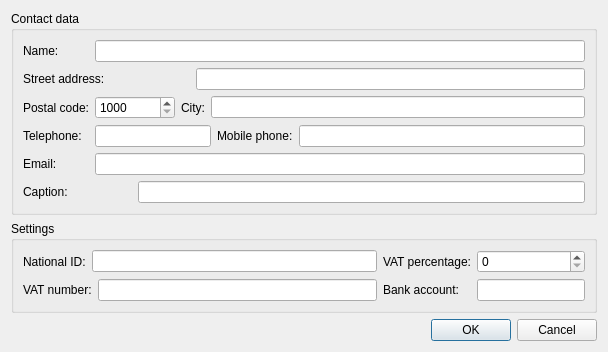
<?xml version="1.0" encoding="UTF-8"?>
<ui version="4.0">
 <class>Settings</class>
 <widget class="QDialog" name="Settings">
  <property name="windowModality">
   <enum>Qt::WindowModal</enum>
  </property>
  <property name="geometry">
   <rect>
    <x>0</x>
    <y>0</y>
    <width>608</width>
    <height>333</height>
   </rect>
  </property>
  <property name="contextMenuPolicy">
   <enum>Qt::DefaultContextMenu</enum>
  </property>
  <property name="windowTitle">
   <string>Settings</string>
  </property>
  <property name="windowIcon">
   <iconset resource="../icons.qrc">
    <normaloff>:/icons/agt_softwareD-64.png</normaloff>:/icons/agt_softwareD-64.png</iconset>
  </property>
  <property name="locale">
   <locale language="Dutch" country="Belgium"/>
  </property>
  <property name="modal">
   <bool>true</bool>
  </property>
  <layout class="QGridLayout" name="gridLayout_3">
   <item row="0" column="0">
    <widget class="QGroupBox" name="g_contactData">
     <property name="title">
      <string>Contact data</string>
     </property>
     <layout class="QGridLayout" name="gridLayout">
      <item row="0" column="0">
       <widget class="QLabel" name="l_name">
        <property name="text">
         <string>Name:</string>
        </property>
       </widget>
      </item>
      <item row="0" column="1" colspan="7">
       <widget class="QLineEdit" name="m_name"/>
      </item>
      <item row="1" column="0" colspan="4">
       <widget class="QLabel" name="l_street">
        <property name="text">
         <string>Street address:</string>
        </property>
       </widget>
      </item>
      <item row="1" column="4" colspan="4">
       <widget class="QLineEdit" name="m_street"/>
      </item>
      <item row="2" column="0">
       <widget class="QLabel" name="l_postalCode">
        <property name="text">
         <string>Postal code:</string>
        </property>
       </widget>
      </item>
      <item row="2" column="1" colspan="2">
       <widget class="QSpinBox" name="m_postalCode">
        <property name="sizePolicy">
         <sizepolicy hsizetype="Preferred" vsizetype="Fixed">
          <horstretch>0</horstretch>
          <verstretch>0</verstretch>
         </sizepolicy>
        </property>
        <property name="minimumSize">
         <size>
          <width>80</width>
          <height>0</height>
         </size>
        </property>
        <property name="minimum">
         <number>1000</number>
        </property>
        <property name="maximum">
         <number>9999</number>
        </property>
       </widget>
      </item>
      <item row="2" column="3" colspan="2">
       <widget class="QLabel" name="l_city">
        <property name="text">
         <string>City:</string>
        </property>
       </widget>
      </item>
      <item row="2" column="5" colspan="3">
       <widget class="QLineEdit" name="m_city"/>
      </item>
      <item row="3" column="0">
       <widget class="QLabel" name="l_telephone">
        <property name="text">
         <string>Telephone:</string>
        </property>
       </widget>
      </item>
      <item row="3" column="1" colspan="5">
       <widget class="QLineEdit" name="m_telephone"/>
      </item>
      <item row="3" column="6">
       <widget class="QLabel" name="l_mobilePhone">
        <property name="text">
         <string>Mobile phone:</string>
        </property>
       </widget>
      </item>
      <item row="3" column="7">
       <widget class="QLineEdit" name="m_mobilePhone"/>
      </item>
      <item row="4" column="0">
       <widget class="QLabel" name="l_email">
        <property name="text">
         <string>Email:</string>
        </property>
       </widget>
      </item>
      <item row="4" column="1" colspan="7">
       <widget class="QLineEdit" name="m_email"/>
      </item>
      <item row="5" column="0" colspan="2">
       <widget class="QLabel" name="l_caption">
        <property name="text">
         <string>Caption:</string>
        </property>
       </widget>
      </item>
      <item row="5" column="2" colspan="6">
       <widget class="QLineEdit" name="m_caption"/>
      </item>
     </layout>
    </widget>
   </item>
   <item row="1" column="0">
    <widget class="QGroupBox" name="g_settings">
     <property name="title">
      <string>Settings</string>
     </property>
     <layout class="QGridLayout" name="gridLayout_2">
      <item row="0" column="0">
       <widget class="QLabel" name="l_nationalId">
        <property name="text">
         <string>National ID:</string>
        </property>
       </widget>
      </item>
      <item row="0" column="1" colspan="2">
       <widget class="QLineEdit" name="m_nationalId"/>
      </item>
      <item row="0" column="3">
       <widget class="QLabel" name="l_vatPercentage">
        <property name="text">
         <string>VAT percentage:</string>
        </property>
       </widget>
      </item>
      <item row="0" column="4">
       <widget class="QSpinBox" name="m_vatPercentage">
        <property name="sizePolicy">
         <sizepolicy hsizetype="Preferred" vsizetype="Fixed">
          <horstretch>0</horstretch>
          <verstretch>0</verstretch>
         </sizepolicy>
        </property>
        <property name="maximumSize">
         <size>
          <width>200</width>
          <height>16777215</height>
         </size>
        </property>
       </widget>
      </item>
      <item row="1" column="0" colspan="2">
       <widget class="QLabel" name="l_vatNumber">
        <property name="text">
         <string>VAT number:</string>
        </property>
       </widget>
      </item>
      <item row="1" column="2">
       <widget class="QLineEdit" name="m_vatNumber"/>
      </item>
      <item row="1" column="3">
       <widget class="QLabel" name="l_bankAccount">
        <property name="text">
         <string>Bank account:</string>
        </property>
       </widget>
      </item>
      <item row="1" column="4">
       <widget class="QLineEdit" name="m_bankAccount">
        <property name="sizePolicy">
         <sizepolicy hsizetype="Preferred" vsizetype="Fixed">
          <horstretch>0</horstretch>
          <verstretch>0</verstretch>
         </sizepolicy>
        </property>
       </widget>
      </item>
     </layout>
    </widget>
   </item>
   <item row="2" column="0">
    <spacer name="verticalSpacer">
     <property name="orientation">
      <enum>Qt::Vertical</enum>
     </property>
     <property name="sizeHint" stdset="0">
      <size>
       <width>20</width>
       <height>3</height>
      </size>
     </property>
    </spacer>
   </item>
   <item row="3" column="0">
    <widget class="QDialogButtonBox" name="buttonBox">
     <property name="standardButtons">
      <set>QDialogButtonBox::Cancel|QDialogButtonBox::Ok</set>
     </property>
    </widget>
   </item>
  </layout>
 </widget>
 <resources>
  <include location="../icons.qrc"/>
 </resources>
 <connections>
  <connection>
   <sender>buttonBox</sender>
   <signal>accepted()</signal>
   <receiver>Settings</receiver>
   <slot>accept()</slot>
   <hints>
    <hint type="sourcelabel">
     <x>303</x>
     <y>312</y>
    </hint>
    <hint type="destinationlabel">
     <x>303</x>
     <y>166</y>
    </hint>
   </hints>
  </connection>
  <connection>
   <sender>buttonBox</sender>
   <signal>rejected()</signal>
   <receiver>Settings</receiver>
   <slot>reject()</slot>
   <hints>
    <hint type="sourcelabel">
     <x>303</x>
     <y>312</y>
    </hint>
    <hint type="destinationlabel">
     <x>303</x>
     <y>166</y>
    </hint>
   </hints>
  </connection>
 </connections>
</ui>
